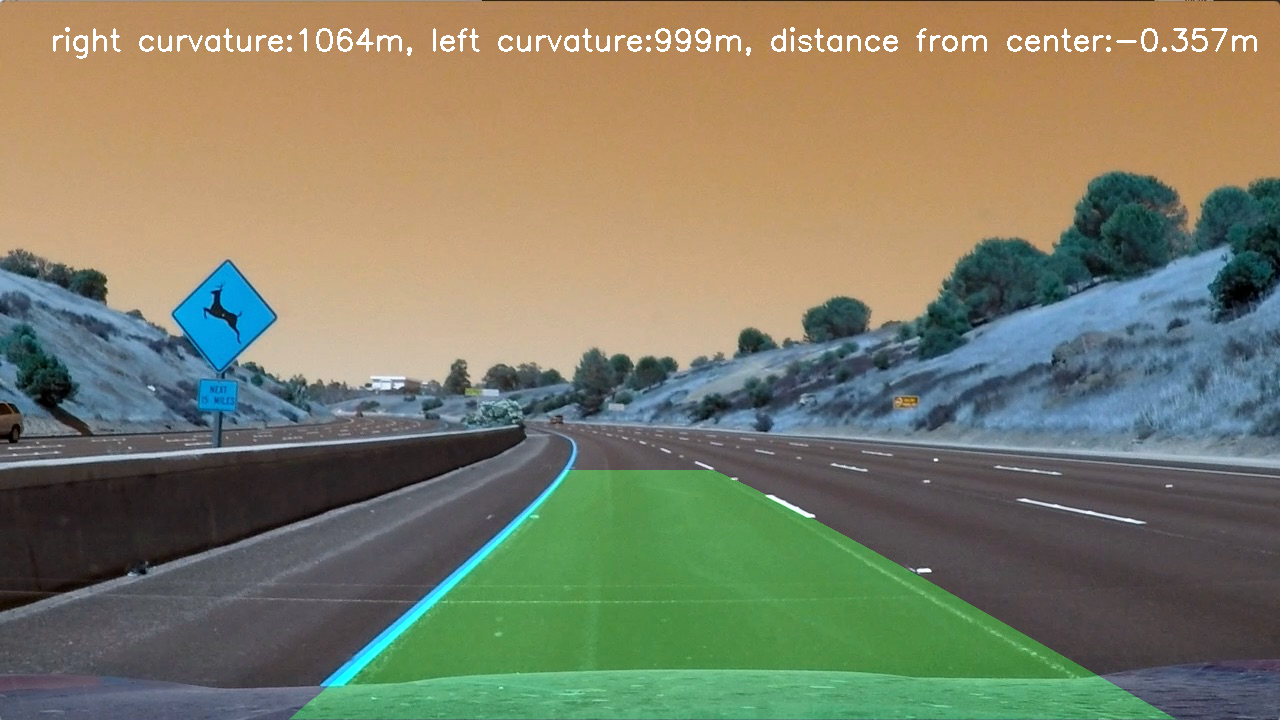
#> input picture output_images/test1.jpg, 1280 x 720 px, given in place of test3.jpg, which was not available; the run also reads 1 picture not shown here
$ jupyter execute --allow-errors Untitled.ipynb   (shell and % lines are left out)   (older library calls are emulated)   (text cells are left out)
#> lines starting #> are read from the running program, lines starting #| are printed output that depends on the picture; after the words box and inside, x2 and y2 are one past the last pixel; in counts of white or black regions, pixels touching at a corner belong together; pictures that were not available may be replaced by others from this repository, and a replacement may not be noted
[cell 1]
import numpy as np
import matplotlib.pyplot as plt
import cv2
import matplotlib.image as mpimg
import glob

[cell 2]
# read in the calibration images as in the example notebook:

images = glob.glob('camera_cal/calibration*.jpg')

#create arrays to store object(3D) and image(2D) points
objpoints = []
impoints = []

objp = np.zeros((6*9,3),np.float32)
objp[:,:2] = np.mgrid[0:9,0:6].T.reshape(-1,2)

#loop over all images
for file in images:
    image = cv2.imread(file)

    #convert image to grayscale
    gray = cv2.cvtColor(image,cv2.COLOR_BGR2GRAY)
    #use chessboard corner detection
    ret, corners = cv2.findChessboardCorners(gray,(9,6),None)
    #if corners are detected store them in the above arrays
    if ret==True :
        objpoints.append(objp)
        impoints.append(corners)

        #draw to check
        image = cv2.drawChessboardCorners(image, (9,6), corners, ret)
        plt.imshow(image)

# use the impoints and objpoints to calibrate the camera
#> (the rest of this cell did not finish here and is left out)

[cell 3]
# use functions defined in the lessons for threshold

#sobel: "derivative"
def abs_sobel_thresh(img, orient='x', sobel_kernel=3, thresh=(0, 255)):
    # Calculate directional gradient
    # Apply threshold
    gray = cv2.cvtColor(img,cv2.COLOR_BGR2GRAY)
    if orient == 'x':
        sobel = cv2.Sobel(gray,cv2.CV_64F,1,0,ksize = sobel_kernel)
    if orient =='y':
        sobel = cv2.Sobel(gray,cv2.CV_64F,0,1,ksize = sobel_kernel)
    abso = np.absolute(sobel)
    scaled = np.uint8(255*abso/np.max(abso))

    binary_output = np.zeros_like(scaled)
    binary_output[(scaled>thresh[0]) &(scaled<thresh[1])]=1
    return binary_output

#magnitude threshold: defines a threshold for the magnitude of the gradient
def mag_thresh(image, sobel_kernel=3, mag_thresh=(0, 255)):
    # Calculate gradient magnitude
    # Apply threshold
    gray = cv2.cvtColor(image,cv2.COLOR_BGR2GRAY)
    sobelx = cv2.Sobel(gray,cv2.CV_64F,1,0,ksize=sobel_kernel)
    sobely = cv2.Sobel(gray,cv2.CV_64F,0,1,ksize=sobel_kernel)
    magn = np.sqrt(sobelx**2 + sobely**2)
    scaled = np.uint8(255*magn/np.max(magn))
    binary_output = np.zeros_like(scaled)
    binary_output[(scaled>mag_thresh[0]) &(scaled<mag_thresh[1])]=1
    return binary_output


# direction threshold: only use pixels where the gradient points into the directions within the threshold
def dir_threshold(image, sobel_kernel=3, thresh=(0, np.pi/2)):
    # Calculate gradient direction
    # Apply threshold
    gray = cv2.cvtColor(image,cv2.COLOR_BGR2GRAY)
    sobelx = cv2.Sobel(gray,cv2.CV_64F,1,0,ksize=sobel_kernel)
    sobely = cv2.Sobel(gray,cv2.CV_64F,0,1,ksize=sobel_kernel)
    absx = np.absolute(sobelx)
    absy = np.absolute(sobely)
    direct = np.arctan2(absy,absx)
    binary_output = np.zeros_like(direct)
    binary_output[(direct>thresh[0]) &(direct<thresh[1])]=1
    return binary_output

# color thresholds
def hls_select(img, thresh=(0, 255),thresh2=(0,255),thresh3=(0,255)):

    hls = cv2.cvtColor(img,cv2.COLOR_BGR2HLS)
    s = hls[:,:,2]
    l = hls[:,:,1]
    h = hls[:,:,0]
    binary_output = np.zeros_like(s)
    binary_output[ (s>thresh[0]) & (s<=thresh[1])&(l>thresh2[0])&(l<thresh2[1])&(s>thresh3[0])&(s<thresh3[1])]=1
    return binary_output

[cell 4]
def combine(image,ksize=7):
    #combine thresholds
    gradx = abs_sobel_thresh(image, orient='x', sobel_kernel=ksize, thresh=(60, 100))
    grady = abs_sobel_thresh(image, orient='y', sobel_kernel=ksize, thresh=(60, 100))
    mag_binary = mag_thresh(image, sobel_kernel=ksize, mag_thresh=(70, 255))
    dir_binary = dir_threshold(image, sobel_kernel=ksize, thresh=(np.pi/5, 5*np.pi/14))
    hls = hls_select(image,(100,255),(0,200))

    combined = np.zeros_like(dir_binary)
    combined[(dir_binary==1)&(((gradx == 1) & (grady == 1)) | ((mag_binary == 1) | (hls==1)))] = 1
    return combined
image = cv2.imread("test_images/test3.jpg")
#> image is the input picture: shape (720, 1280, 3); mean B, G, R 104.1, 126.3, 126.1
combined = combine(image)
#> in combine, `gradx = abs_sobel_thresh(image, orient='x', sobel_kernel=ksize, thresh..`:
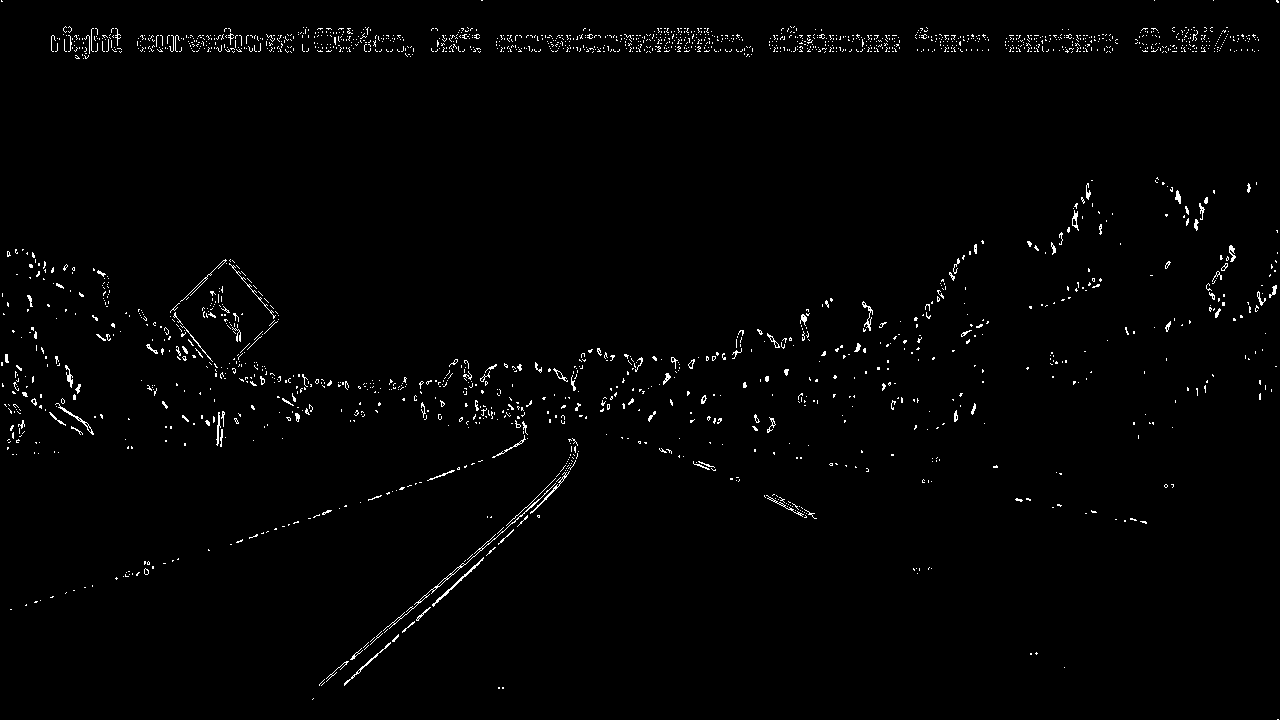
#> gradx: shape (720, 1280); values 0 (black) and 1 (white), 1.3% white in thin lines or dots
#> in combine, `grady = abs_sobel_thresh(image, orient='y', sobel_kernel=ksize, thresh..`: grady: shape (720, 1280); values 0 (black) and 1 (white), 2.3% white in thin lines or dots
#> in combine, `mag_binary = mag_thresh(image, sobel_kernel=ksize, mag_thresh=(70, 255))`: mag_binary: shape (720, 1280); values 0 (black) and 1 (white), 4.2% white in thin lines or dots
#> in combine, `dir_binary = dir_threshold(image, sobel_kernel=ksize, thresh=(np.pi/5,..`: dir_binary: shape (720, 1280) float64; values 0 (black) and 1 (white), 29.6% white in thin lines or dots
#> in hls_select, `hls = cv2.cvtColor(img,cv2.COLOR_BGR2HLS)`: hls: shape (720, 1280, 3); mean of channels 0, 1, 2 66.4, 119.4, 73
#> in combine, `hls = hls_select(image,(100,255),(0,200))`: hls: shape (720, 1280); values 0 (black) and 1 (white), 31.9% white; 1551 white regions (1385 under 20 px), largest, box (x1, y1, x2, y2) and area: (0, 2, 1280, 309) 248278, (959, 183, 1280, 363) 10688, (172, 262, 276, 430) 5972
#> combined: shape (720, 1280) float64; values 0 (black) and 1 (white), 10.5% white in thin lines or dots
mpimg.imsave('output_images/test3_binary.jpg',combined)
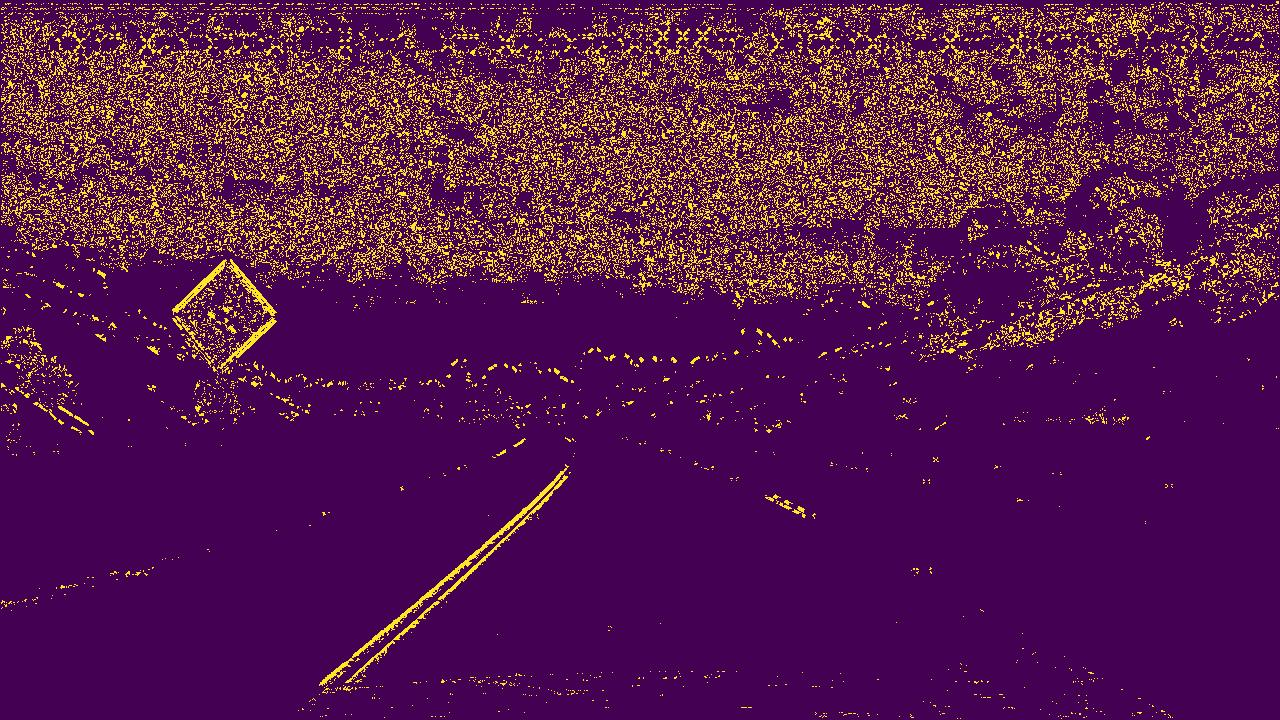
#> saved as test3_binary.jpg: shape (720, 1280, 3); mean R, G, B 87.1, 25.1, 79.2
#plot
f, (ax1, ax2) = plt.subplots(1, 2, figsize=(24, 9))
f.tight_layout()
ax1.imshow(image)
ax1.set_title('Original Image', fontsize=50)
ax2.imshow(combined, cmap='gray')
ax2.set_title('Thresholded Gradient', fontsize=50)
plt.subplots_adjust(left=0., right=1, top=0.9, bottom=0.)
#> figure, not shown here; B, G, R data is drawn as R, G, B

[cell 5]
# use straight line picture to determine corner points for the perspective transform
image = cv2.imread('test_images/straight_lines1.jpg')
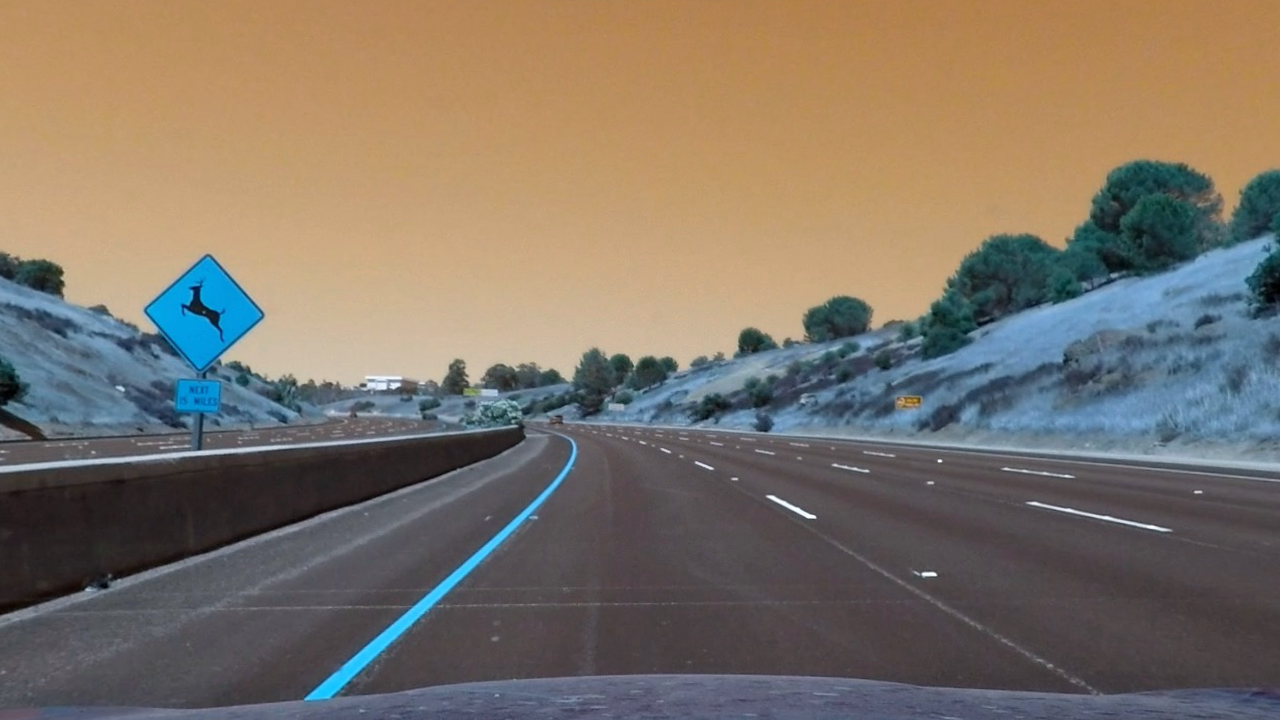
#> input picture output_images/calibration2.jpg, 1280 x 720 px, given in place of straight_lines1.jpg, which was not available
#> image is the input picture: shape (720, 1280, 3); mean B, G, R 103.8, 115.7, 126.4
pts = np.array([[562,470],[715,470],[1090,720],[200,720]], np.int32)

pts = pts.reshape((-1,1,2))
image = cv2.polylines(image, [pts], True, (0,255,0), 3)
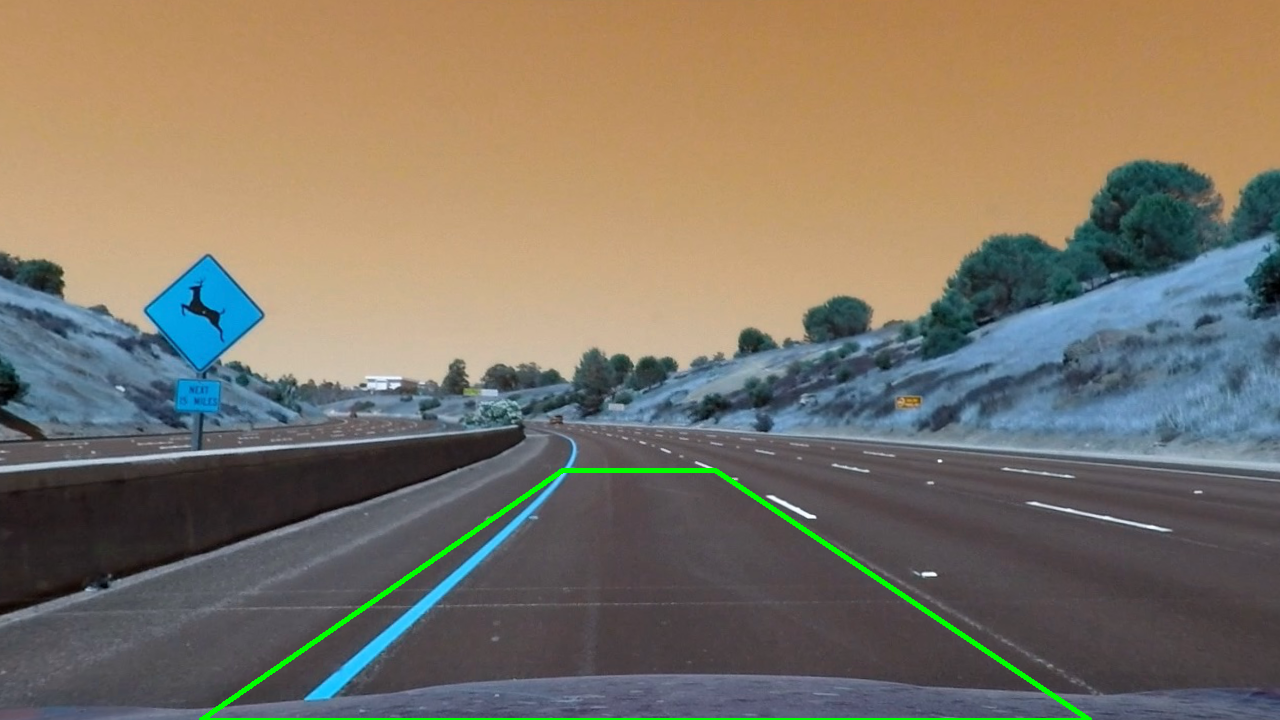
#> image: shape (720, 1280, 3); 0.78% of pixels changed, all inside (x1, y1, x2, y2) = (199, 468, 1092, 720)

plt.imshow(image)

[cell 6]
def undistort(img,mtx,dist):
    return cv2.undistort(img,mtx,dist,None,mtx)

#as in the lessons define a function to calculate the perspective transform matrix
# [8 lines left out: function persp_transf, not called in this run]

def unwarp(M,undist):
    warped = cv2.warpPerspective(undist, M, (undist.shape[1],undist.shape[0]), flags=cv2.INTER_LINEAR)
    return warped
#all together:
# [5 lines left out: function transform, not called in this run]

[cell 7]
image = cv2.imread('test_images/straight_lines1.jpg')

#> (the rest of this cell did not finish here and is left out)

#> (a cell that did not finish here is left out)

[cell 9]
#now use functions to find lane lines and the corresponding polynomial
# [78 lines left out: function find_lane_pixels, not called in this run]
#> (the rest of this cell did not finish here and is left out)

[cell 10]
# [36 lines left out: function fit_polynomial, not called in this run]

[cell 11]
# define a mask to apply for the next image, when lane lines are detected
# [12 lines left out: function area_mult, not called in this run]

[cell 12]
#draw lane lines
# [25 lines left out: function draw, not called in this run]

[cell 13]
#all together
def helper(image,leftx_base=None,rightx_base = None,discovered = False,left_fit = None,right_fit = None):
    undist = cv2.undistort(image,mtx,dist,None,mtx)
    combined = combine(undist)
    transf,M = transform(combined,mtx,dist,pts)
    if discovered:# if in the image before lines were discovered use these to determine the area where the new line can be
        transf = area_mult(transf,left_fit,right_fit,10)
    left,right,pos,lfit,rfit,lline,rline,leftx,lefty,rightx,righty = fit_polynomial(transf,image,M,leftx_base,rightx_base)
    return left,right,pos,lfit,rfit,lline,rline,leftx,lefty,rightx,righty,transf,M

# [4 lines left out: function pipeline, not called in this run]
#define another function that draws the lane lines, given values for lfit,rfit,M (for the case when the currently
#detected lane lines are not good)
def pipel(image,lfit,rfit,M,transf):
    res = draw(transf,lfit,rfit,M,image)
    return res

[cell 14]
image = cv2.imread("test_images/test2.jpg")
#> (the rest of this cell did not finish here and is left out)
